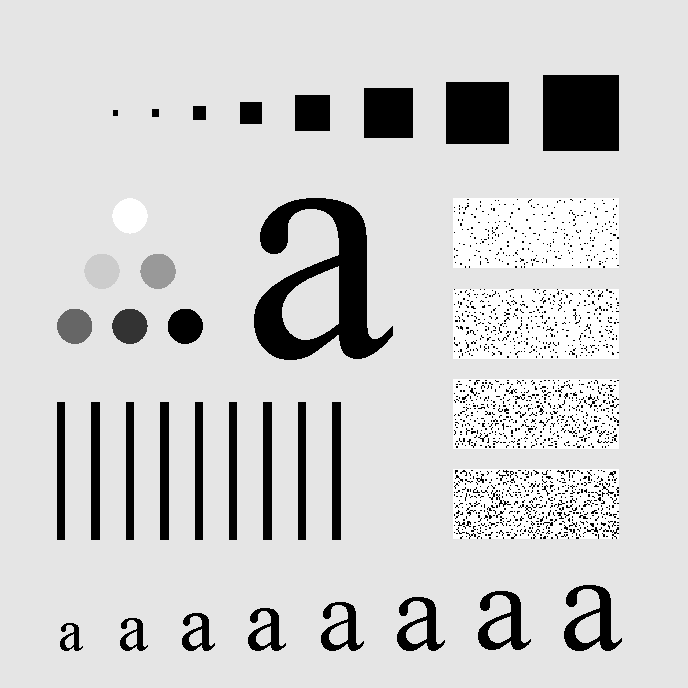
#> input picture lab3/Proj04-02/input.tif, 688 x 688 px
$ python main.py
#> lines starting #> are read from the running program, lines starting #| are printed output that depends on the picture; long printed decimals are rounded
# 註 1：輸出的 spectrum 請記得 centered
# 註 2：基於計算效率的考量，可使用 fft2()（MATLAB）／numpy.fft.fft2()（Python）計算，
# 然不可使用 fftshift()（MATLAB）／numpy.fft.fftshift()（Python）進行 centered，這部分請自行實作

import cv2
import numpy as np
import matplotlib.pyplot as plt

INPUT_IMAGE = "input.tif"

def show_img(ax, img, title):
    ax.imshow(img, cmap='gray', interpolation='nearest')
    ax.set_title(title)
    ax.axis('off')

def display_adjustment(img, iscomplex=False):
    if iscomplex:
        magnitude = np.abs(img)
        log_spectrum = np.log(1 + magnitude)
        minv = log_spectrum.min()
        maxv = log_spectrum.max()
        if maxv == minv:
            return np.zeros_like(log_spectrum, dtype=np.uint8)
        norm_spectrum = (log_spectrum - minv) / (maxv - minv)
        return (norm_spectrum * 255).astype(np.uint8)
    else:
        img = img.astype(np.float32)
        minv = img.min()
        maxv = img.max()
        if maxv == minv:
            return np.zeros_like(img, dtype=np.uint8)
        display = (img - minv) / (maxv - minv)
        return (display * 255).astype(np.uint8)


def shiftSpectrum(input):
    M, N = input.shape
    x = np.arange(M).reshape(M, 1)
    y = np.arange(N).reshape(1, N)
    shift = (-1) ** (x + y)
    output = input * shift
    return output

def main():
    try:

        # preprocessing
        img = cv2.imread(INPUT_IMAGE, cv2.IMREAD_UNCHANGED)
#> img is the input picture: shape (688, 688); min 0, max 255, mean 207.3
        img = img.astype(np.float32) / 255.0

        # center image
        shifted_img = shiftSpectrum(img)
#> in shiftSpectrum, `output = input * shift`:
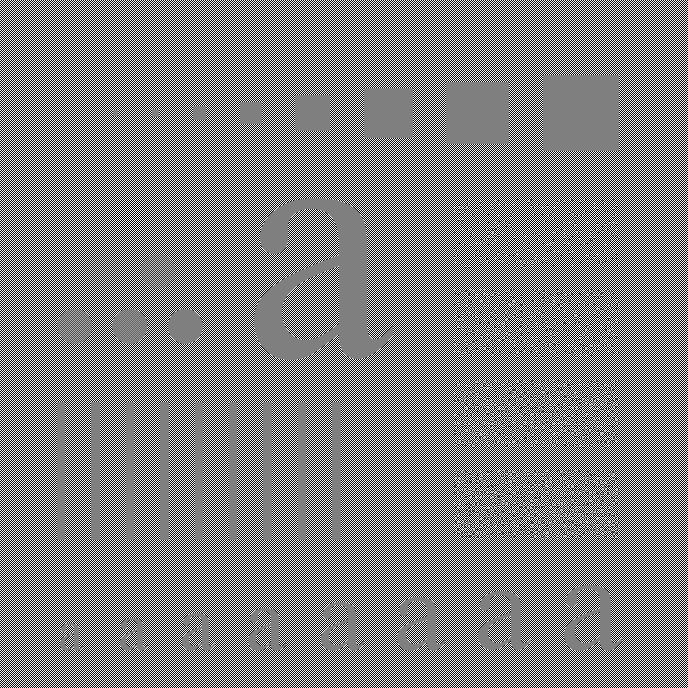
#> output: shape (688, 688) float64; min -1, max 1, mean 0.000151; drawn with min black and max white

        # compute DFT
        spectrum = np.fft.fft2(shifted_img)
        display_img = display_adjustment(spectrum, True)
#> in display_adjustment, `log_spectrum = np.log(1 + magnitude)`:
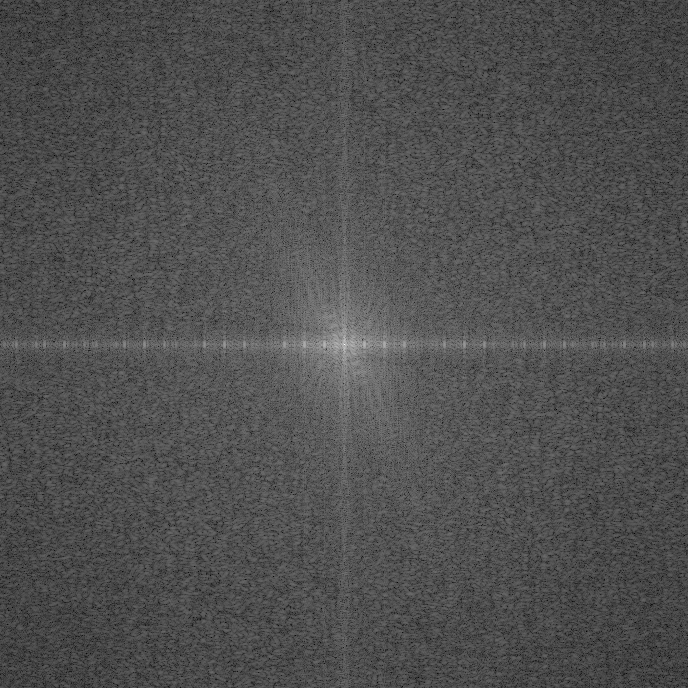
#> log_spectrum: shape (688, 688) float64; min 0.046, max 12.86, mean 4.06; drawn with min black and max white
#> in display_adjustment, `minv = log_spectrum.min()`: minv = 0.046
#> in display_adjustment, `maxv = log_spectrum.max()`: maxv = 12.86
        cv2.imwrite("spectrum.tif", display_img)
        print("spectrum image saved, please check spectrum.tif")

        # compute mean via 2 ways
        direct_mean = np.mean(img)
#> direct_mean = 0.813

        M,N = spectrum.shape
#> M = 688; N = 688
        spectrum_mean = np.real(spectrum[M // 2, N // 2]) / (M * N)
#> spectrum_mean = 0.813

        # output
        print("mean_direct =", direct_mean)
#| mean_direct = 0.813
        print("mean_from_spectrum =", spectrum_mean)
#| mean_from_spectrum = 0.813

        # put all the required images together
        fig, axes = plt.subplots(1, 2, figsize=(12, 6))
        show_img(axes[0], img, "(a) Original")
        show_img(axes[1], display_img, "(b) Spectrum")
        plt.tight_layout(rect=[0, 0, 1, 0.95])
        plt.savefig("result.png", dpi=300)
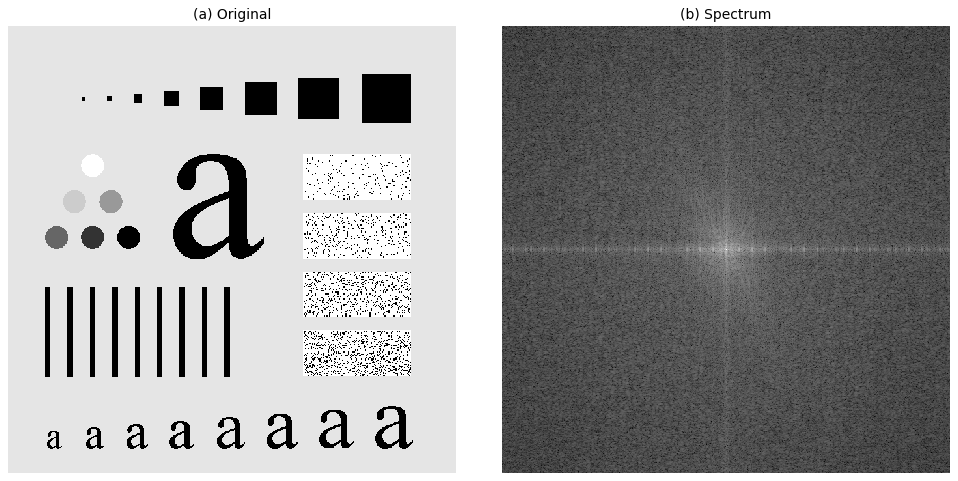
#> figure drawn by matplotlib, 2 panels
        print("result saved, please check result.png")

        print("=" * 40)
        print("All Tasks Done")


    except Exception as e:
        print("Error:" + str(e))
        print("Operation Fails")
        print("Please Try Again")


if __name__ == "__main__":
    main()

$ run again, with lab3/Proj04-01/input.tif copied over lab3/Proj04-02/input.tif
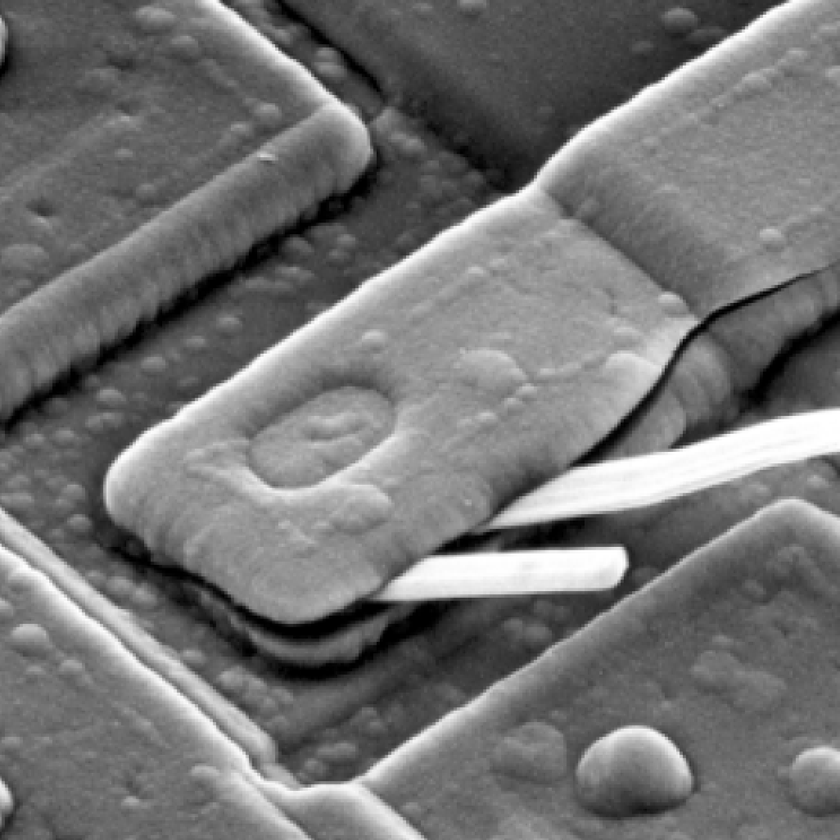
#> input picture lab3/Proj04-01/input.tif, 840 x 840 px, shrunk from 1026 x 1026 before the run
#> in main, img is the input picture: shape (840, 840); min 0, max 255, mean 115.6
#> in display_adjustment, `log_spectrum = np.log(1 + magnitude)`:
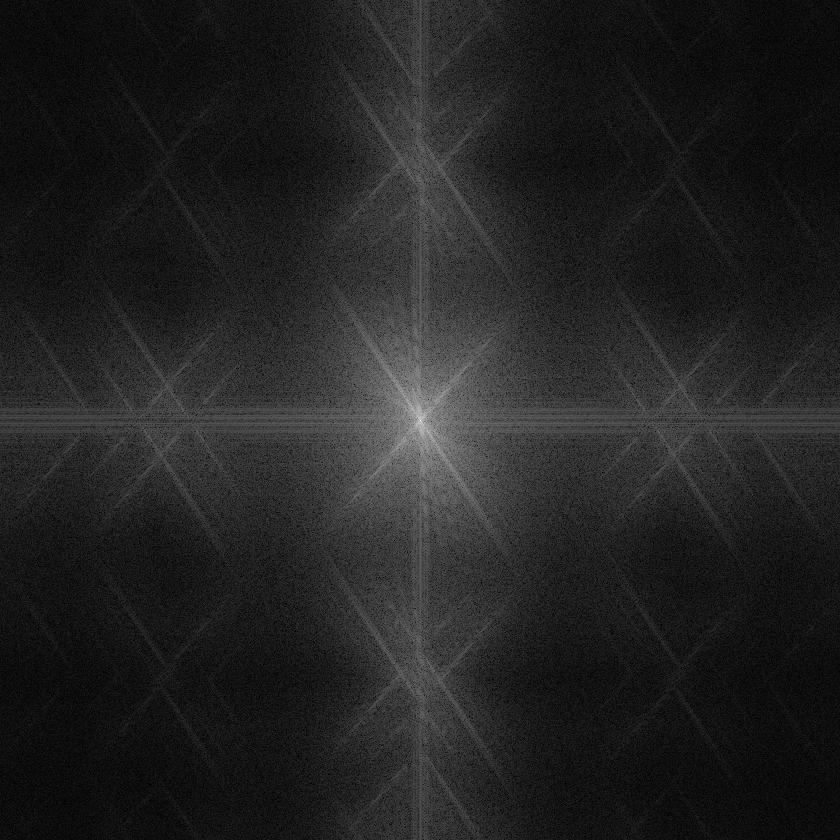
#> log_spectrum: shape (840, 840) float64; min 0.000862, max 12.68, mean 1.74; drawn with min black and max white
#> minv = 0.000862
#> maxv = 12.68
#> direct_mean = 0.453
#| mean_direct = 0.4532
#| mean_from_spectrum = 0.4532
#> in main, `plt.savefig("result.png", dpi=300)`:
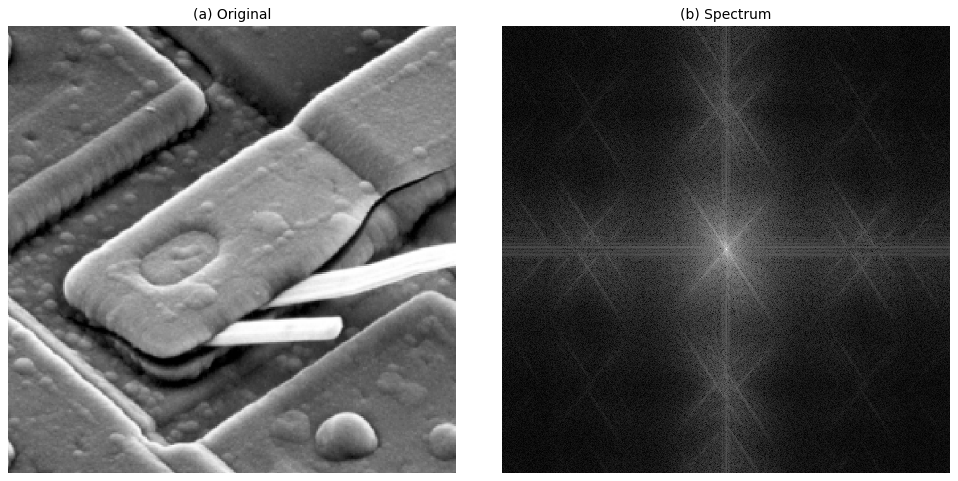
#> figure drawn by matplotlib, 2 panels
